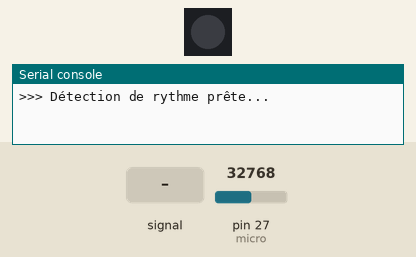
Bench run of a program on a simulated MicroPython board. On the bench: 1 RGB LEDs in strip order, left to right, the last lines printed to the serial console. The test bench sets the inputs (shaded band); at power-on: pin 27 (micro) = 32768 (analog values on the 0–65535 scale). Dim RGB values are drawn brighter than linear; random numbers come from a fixed seed.

Above: at 1.2 s.
1.3 s: pin 27 (micro) fed a 200 Hz sine of ±16383 counts around its level
At 1.83 s:
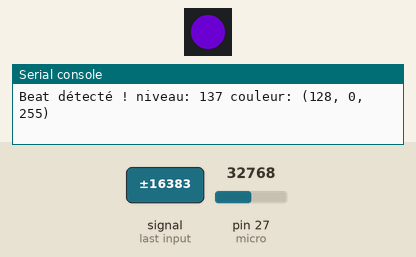
At 2.92 s:
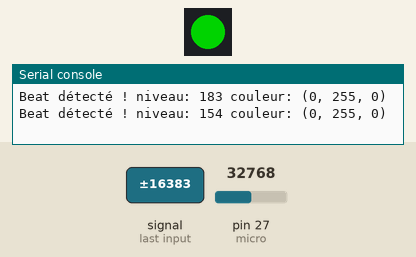
4.3 s: pin 27 (micro) set to 45874
5.8 s: pin 27 (micro) set to 55024
7.3 s: pin 27 (micro) set to 56464
Timing chart, 0 to 9.8 s (numbered marks = the images above; inputs shaded):
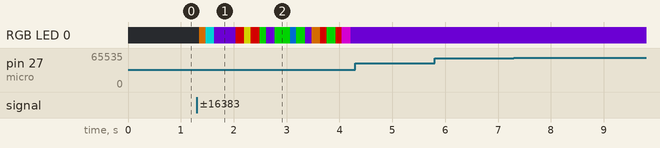

Measured:
- after the input at 1.3 s, RGB LED 0: off → RGB(127, 64, 0) after 0.05 s, → RGB(0, 127, 127) 0.12 s later, → RGB(64, 0, 127) 0.16 s later, → RGB(127, 0, 0) 0.41 s later, … (18 changes in this stretch)
- after the input at 4.3 s, every drawn part: stays the same
- after the input at 5.8 s, every drawn part: stays the same
- after the input at 7.3 s, every drawn part: stays the same

The program:

LABO4_MUSIQUE_LED.py
```python
from machine import ADC
from ws2812 import WS2812
from time import ticks_ms, ticks_diff, sleep
import urandom

# Initialisation du micro et de la LED
BROCHE_LED = 18                # Broche pour la LED RGB
NOMBRE_LEDS = 1                # Nombre de LEDs
led = WS2812(BROCHE_LED, NOMBRE_LEDS)
micro = ADC(1)                 # Microphone sur entrée analogique

# Paramètres pour la détection
TAILLE_FENETRE_COURTE = 5      # Fenêtre courte pour analyse rapide
TAILLE_FENETRE_LONGUE = 50     # Fenêtre longue pour moyenne globale
SEUIL = 1.15                   # Facteur pour détecter un pic sonore
INTERVALLE_MIN = 120           # Intervalle minimum entre deux battements (ms)
DECALAGE_MICRO = 50            # Filtrage du bruit
DELAI_ECHANTILLON = 0.005      # Délai entre deux lectures

# Couleurs disponibles pour la LED
COULEURS = [
    (255, 0, 0), (255, 128, 0), (255, 255, 0),
    (0, 255, 0), (0, 255, 255), (0, 128, 255),
    (128, 0, 255), (255, 0, 255), (255, 255, 255)
]

# Variables pour la détection et le calcul BPM
fenetre_courte = []            # Dernières valeurs pour analyse rapide
fenetre_longue = []            # Valeurs pour moyenne globale
dernier_battement = 0          # Temps du dernier battement
tampon_bpm = []                # Liste pour filtrer le BPM
tampon_bpm_minute = []         # Liste pour moyenne par minute
ECHANTILLONS_BPM_MAX = 5       # Nombre max d'échantillons BPM
derniere_verif_minute = ticks_ms()

print(">>> Détection de rythme prête...")

def lire_valeur_micro():
    # Lit la valeur du micro et ignore le bruit faible
    val = micro.read_u16() // 256
    return val if val > DECALAGE_MICRO else 0

def maj_fenetres(val):
    # Ajoute la valeur aux deux fenêtres et supprime les plus anciennes
    fenetre_courte.append(val)
    fenetre_longue.append(val)
    if len(fenetre_courte) > TAILLE_FENETRE_COURTE:
        fenetre_courte.pop(0)
    if len(fenetre_longue) > TAILLE_FENETRE_LONGUE:
        fenetre_longue.pop(0)

def moyenne(fenetre):
    return sum(fenetre) / len(fenetre) if fenetre else 0

def variance(fenetre):
    # Calcule la variance pour détecter les pics
    m = moyenne(fenetre)
    return sum((x - m) ** 2 for x in fenetre) / len(fenetre) if fenetre else 0

def couleur_aleatoire():
    # Choisit une couleur au hasard
    return COULEURS[urandom.getrandbits(3) % len(COULEURS)]

while True:
    niveau_son = lire_valeur_micro()

    if niveau_son:
        maj_fenetres(niveau_son)
        moy_courte = moyenne(fenetre_courte)
        moy_longue = moyenne(fenetre_longue)
        var_courte = variance(fenetre_courte)
        maintenant = ticks_ms()

        # Détection d'un battement
        if moy_courte > moy_longue * SEUIL and var_courte > 50 and (maintenant - dernier_battement) > INTERVALLE_MIN:
            intervalle_ms = ticks_diff(maintenant, dernier_battement)
            dernier_battement = maintenant

            # Calcul du BPM si intervalle plausible
            if 300 < intervalle_ms < 2000:
                bpm = 60000 / intervalle_ms
                tampon_bpm.append(bpm)
                if len(tampon_bpm) > ECHANTILLONS_BPM_MAX:
                    tampon_bpm.pop(0)
                bpm_filtre = sum(tampon_bpm) / len(tampon_bpm)
                tampon_bpm_minute.append(bpm_filtre)
                print(f"BPM filtré: {bpm_filtre:.1f}")

            # Changement de couleur sur le battement
            couleur = couleur_aleatoire()
            led.pixels_fill(couleur)
            led.pixels_show()
            print("Beat détecté ! niveau:", int(niveau_son), "couleur:", couleur)

        # Mise à jour chaque minute
        if ticks_diff(maintenant, derniere_verif_minute) >= 60000:
            if tampon_bpm_minute:
                bpm_moyen_minute = sum(tampon_bpm_minute) / len(tampon_bpm_minute)
                print(f"Moyenne BPM sur la dernière minute : {bpm_moyen_minute:.1f}")
                try:
                    with open("bpm_log.txt", "a") as f:
                        f.write(f"{bpm_moyen_minute:.1f}\n")
                    print("BPM moyen écrit dans bpm_log.txt")
                except Exception as e:
                    print("Erreur lors de l'écriture :", e)
                tampon_bpm_minute.clear()

            derniere_verif_minute = maintenant

    sleep(DELAI_ECHANTILLON)
```
